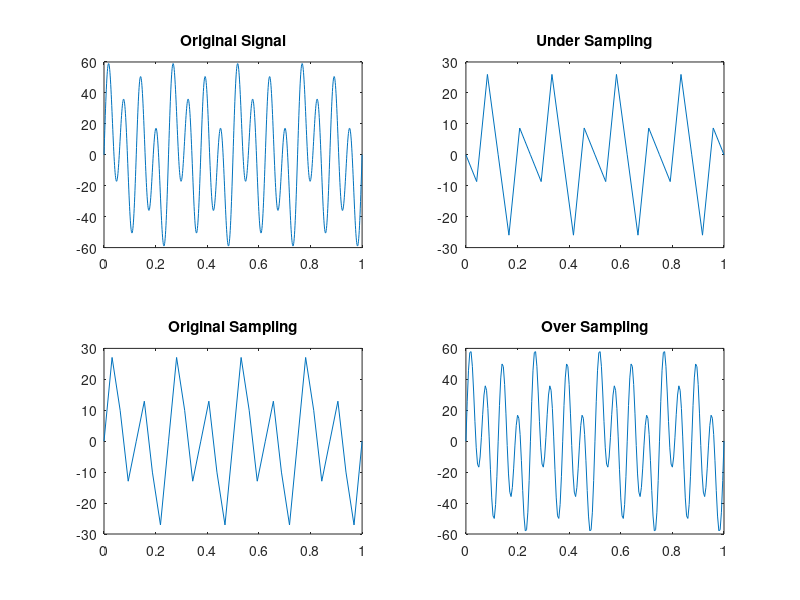

Write the MATLAB code that produced this figure.
clc;
clear all;
close all;

A1=10;
A2=20;
A3=40;

f1=4;
f2=8;
f3=16;


t=0:0.001:1;
x=A1*sin(2*f1*t*pi)+A2*sin(2*pi*t*f2)+A3*sin(2*pi*t*f3);
subplot(2,2,1);
plot(t,x);
title('Original Signal'); 


%Under Sampling
fs1 = 24;
ts1=1/fs1;
t=0:ts1:1;
x=A1*sin(2*f1*t*pi)+A2*sin(2*pi*t*f2)+A3*sin(2*pi*t*f3);
subplot(2,2,2)
plot(t,x)
title('Under Sampling'); 

%Original Sampling
fs2 = 32;
ts2 = 1/fs2;
t = 0:ts2:1;
x = A1*sin(2*f1*t*pi) + A2*sin(2*pi*t*f2) + A3*sin(2*pi*t*f3);
subplot(2,2,3);
plot(t, x);
title('Original Sampling');

%Over Sampling
fs3 = 200;
ts3 = 1/fs3;
t = 0:ts3:1;
x = A1*sin(2*f1*t*pi) + A2*sin(2*pi*t*f2) + A3*sin(2*pi*t*f3);
subplot(2,2,4);
plot(t,x);
title('Over Sampling');

